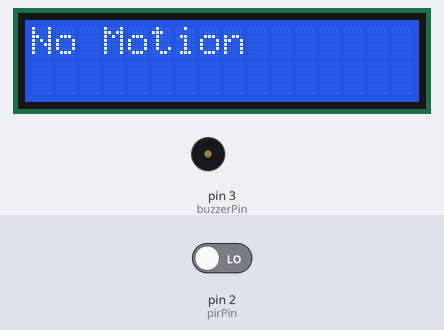
Bench run of a sketch on a simulated Arduino Uno, built with avr-gcc and run on an emulated ATmega328P. Parts: 16×2 character LCD, buzzer (waves = sounding, pin HIGH). Inputs (shaded band) come from the test bench; at power-on: pin 2 (pirPin) LOW.

Above: at 6.2 s.
6.3 s: pin 2 (pirPin) driven HIGH
At 7.3 s:
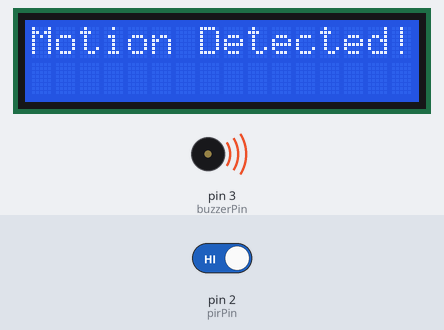
9.3 s: pin 2 (pirPin) driven LOW
At 10.3 s:
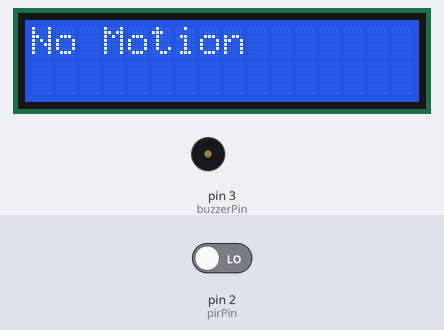
Timing chart, 0 to 12.3 s (numbered marks = the images above; inputs shaded):
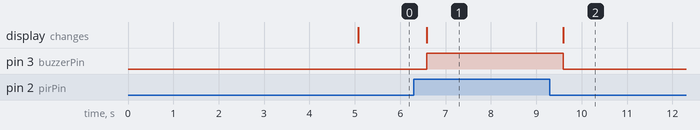

Measured:
- after the input at 6.3 s, pin 3 (buzzerPin): LOW → HIGH after 0.28 s; the display: changes after 0.28 s (image 1)
- after the input at 9.3 s, pin 3 (buzzerPin): HIGH → LOW after 0.29 s; the display: changes after 0.30 s (image 2)

The sketch:

PIR_Motion_Detection_Alarm.ino
```cpp
#include <LiquidCrystal.h>

LiquidCrystal lcd(7, 8, 9, 10, 11, 12);

const int pirPin = 2;
const int buzzerPin = 3;

void setup() {
  lcd.begin(16, 2);
  lcd.print("PIR Sensor Init");

  pinMode(pirPin, INPUT);
  pinMode(buzzerPin, OUTPUT);

  delay(5000);

  lcd.clear();
  lcd.print("Ready to Detect");
}

void loop() {
  int motionDetected = digitalRead(pirPin);

  if (motionDetected == HIGH) {
    lcd.clear();
    lcd.print("Motion Detected!");

    digitalWrite(buzzerPin, HIGH);
    delay(1000);
    digitalWrite(buzzerPin, LOW);
  } else {
    lcd.clear();
    lcd.print("No Motion");
    delay(500);
  }
}
```
